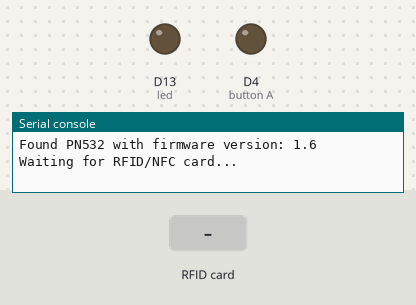
A program run on a simulated Circuit Playground running CircuitPython. On the bench: output pins drawn as LEDs (lit = HIGH), the last lines printed to the serial console. The test bench sets the inputs (shaded band).

Above: at 1.2 s.
1.3 s: RFID card A7 4B 7E F2 held to the reader
At 1.6 s:
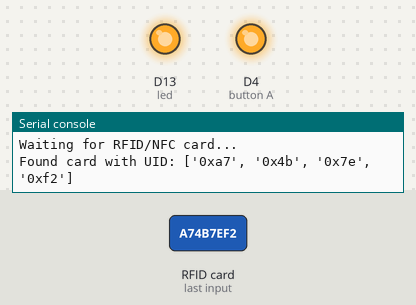
3.3 s: RFID card F7 47 80 F2 held to the reader
At 4.7 s:
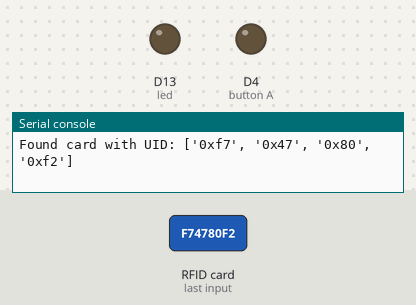
Timing chart, 0 to 6.3 s (numbered marks = the images above; inputs shaded):
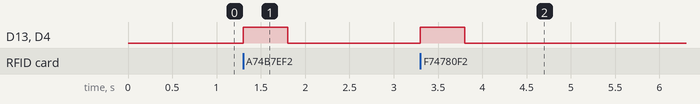

Measured:
- after the input at 1.3 s, D13 (led), D4 (button A): LOW → HIGH at once, → LOW 0.50 s later
- after the input at 3.3 s, D13 (led), D4 (button A): LOW → HIGH at once, → LOW 0.50 s later

The program:

code.py
```python
"""
Searches for a specific NFC tag, corresponding to a different body part.
This code was adapted from the adafruit circuit playground examples.
"""

import board
import busio
import digitalio
import supervisor

#
# NOTE: pick the import that matches the interface being used
#
from adafruit_pn532.i2c import PN532_I2C

try:
    # onboard LED
    led = digitalio.DigitalInOut(board.D13)
    led.direction = digitalio.Direction.OUTPUT

    # connection  to RPi
    pin = digitalio.DigitalInOut(board.D4)
    pin.direction = digitalio.Direction.OUTPUT
    pin.value = False        # no tag yet

    # NFC tag we're looking for
    tag = bytes([167, 75, 126, 242])      # head
    # tag = bytes([151, 207, 126, 242])       # right leg
    # tag = bytes([7, 76, 126, 242])        # left leg
    # tag = bytes([55, 167, 128, 242])      # right arm
    # tag = bytes([71, 208, 126, 242])      # left arm
    # tag = bytes([231, 206, 126, 242])     # chest
    extra_tag = bytes([247, 71, 128, 242])  # spare tag for testing

    # I2C connection:
    i2c = busio.I2C(board.SCL, board.SDA)

    while not i2c.try_lock():
        pass

    i2c.unlock()

    # Non-hardware
    pn532 = PN532_I2C(i2c, debug=False)

    ic, ver, rev, support = pn532.get_firmware_version()
    print('Found PN532 with firmware version: {0}.{1}'.format(ver, rev))

    # Configure PN532 to communicate with MiFare cards
    pn532.SAM_configuration()

    print('Waiting for RFID/NFC card...')
    while True:
        # Check if a card is available to read
        uid = pn532.read_passive_target(timeout=0.5)

        # Is it the one  we want?
        if uid == tag or uid == extra_tag:
            led.value = True
            pin.value = True
            print('Found card with UID:', [hex(i) for i in uid])

        else:
            led.value = False
            pin.value = False

except Exception:
    supervisor.reload()
```
